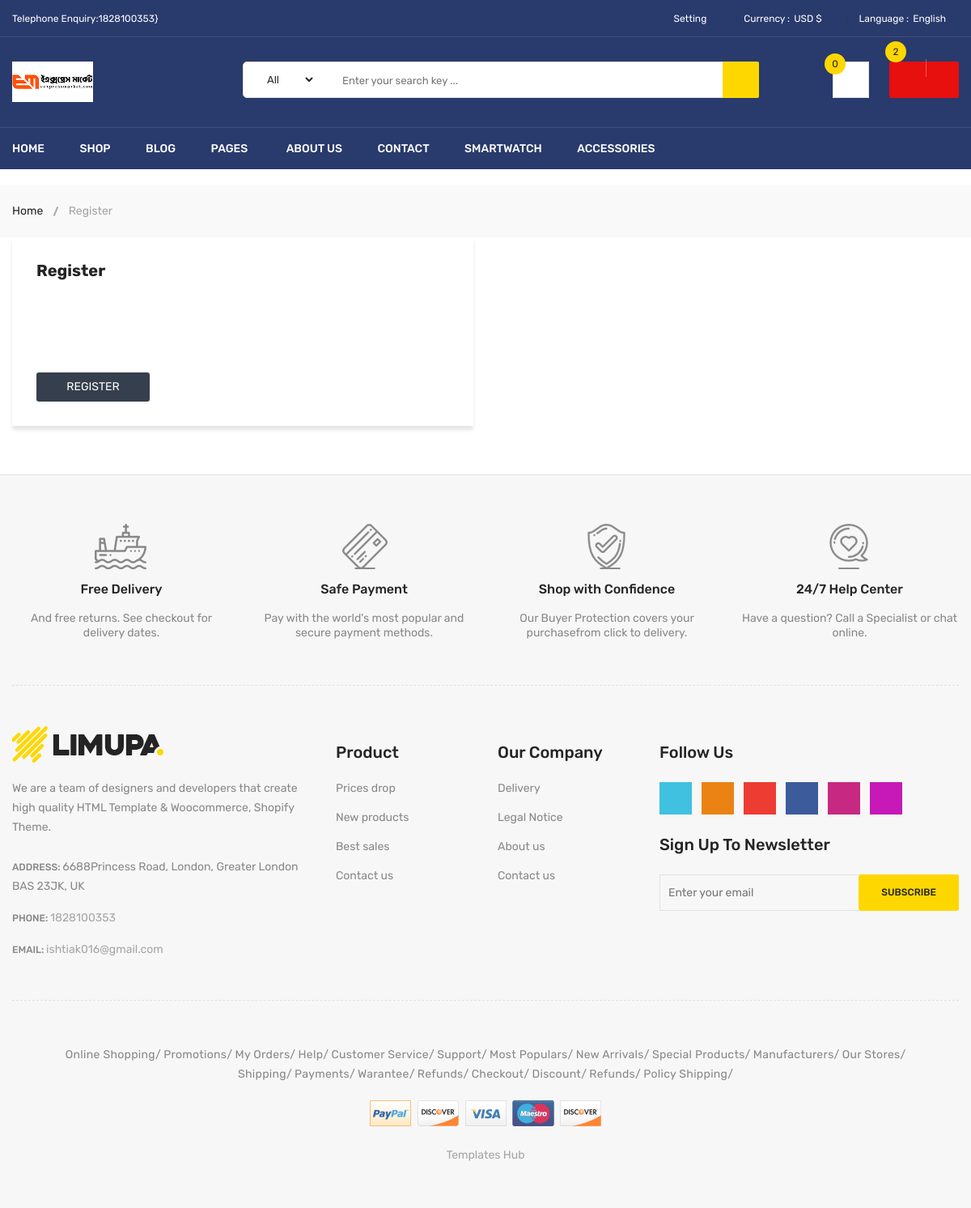
Page /registration/ on the committed database.
### EcomApp/models.py (models this page shows, shortened)
class Setting(models.Model):
    STATUS = (
        ('True', 'True'),
        ('False', 'False'),
    )
    title = models.CharField(max_length=200)
    keyword = models.CharField(max_length=200)
    description = models.TextField()
    address = models.CharField(max_length=200)
    phone = models.IntegerField()
    fax = models.CharField(blank=True, max_length=50)
    email = models.EmailField(blank=True, null=True, max_length=50)
    smptserver = models.CharField(max_length=100)
    smtpemail = models.EmailField(blank=True, null=True, max_length=50)
    smptpassword = models.CharField(blank=True, max_length=50)
    smptport = models.CharField(blank=True, max_length=100)
    icon = models.ImageField(blank=True, null=True, upload_to='icon/')
    facebook = models.CharField(blank=True, max_length=100)
    instagram = models.CharField(blank=True, max_length=100)
    address = models.TextField()
    contact = models.TextField()
    reference = models.TextField()
    status = models.CharField(max_length=50, choices=STATUS)
    created_at = models.DateTimeField(auto_now_add=True)
    updated_at = models.DateTimeField(auto_now=True)

### userApp/views.py (the view)
# urls.py: path('registration/',user_registration, name="user_registration"),
def user_registration(request):
    category = Category.objects.all()
    setting = Setting.objects.get(id=1)
    context={'setting': setting,'category': category}
    return render(request,'userregister.html',context)

### EcomApp/templates/userregister.html (shortened to what this page needs)
{%extends 'index.html'%}
{%load static%}
{% load crispy_forms_tags %}
      {% block header %}
      {% include "header.html" %}
      {% endblock header %}
            {% block anotherblock %}
              <div class="breadcrumb-area">
                            <div class="container">
                                <div class="breadcrumb-content">
                                    <ul>
                                        <li><a href="index.html">Home</a></li>
                                        <li class="active"> Register</li>
                                    </ul>
                                </div>
                            </div>
                        </div>
                        <div class="page-section mb-60">
                            <div class="container">
                                <div class="row">
                                            <div class="col-sm-12 col-md-12 col-lg-6 col-xs-12">
                                        <form  method="POST">
                                            <div class="login-form">
                                                <h4 class="login-title">Register</h4>
                                                <div class="row">
                                                       <div class="col-md-12 mb-20">
                                                    </div>
                                                    <div class="col-md-6 col-12 mb-20">
                                                    </div>
                                                    <div class="col-md-6 col-12 mb-20">
                                                    </div>
                                                    <div class="col-md-12 mb-20">
                                                    </div>
                                                    <div class="col-md-6 mb-20">
                                                    </div>
                                                    <div class="col-md-6 mb-20">
                                                    </div>
                                                    <div class="col-12">
                                                        <button class="register-button mt-0">Register</button>
                                                    </div>
                                                </div>
                                            </div>
                                        </form>
                                    </div>
                                </div>
                            </div>
                        </div>
{% endblock anotherblock %}
        {% block footer %}
          {% include "footer.html" %}
          {% endblock footer %}

### EcomApp/templates/header.html (shortened to what this page needs)
{%load static%}
    <header class="li-header-4">
        <div class="header-top">
            <div class="container">
                <div class="row">
                    <div class="col-lg-3 col-md-4">
                        <div class="header-top-left">
                            <ul class="phone-wrap">
                                <li><span>Telephone Enquiry:</span><a href="#">{{setting.phone}}}</a></li>
                            </ul>
                        </div>
                    </div>
                    <div class="col-lg-9 col-md-8">
                        <div class="header-top-right">
                            <ul class="ht-menu">
                                <li>
                                    <div class="ht-setting-trigger"><span>Setting</span></div>
                                </li>
                                <li>
                                    <span class="currency-selector-wrapper">Currency :</span>
                                    <div class="ht-currency-trigger"><span>USD $</span></div>
                                </li>
                                <li>
                                    <span class="language-selector-wrapper">Language :</span>
                                    <div class="ht-language-trigger"><span>English</span></div>
                                </li>
                            </ul>
                        </div>
                    </div>
                </div>
            </div>
        </div>
        <div class="header-middle pl-sm-0 pr-sm-0 pl-xs-0 pr-xs-0">
            <div class="container">
                <div class="row">
                    <div class="col-lg-3">
                        <div class="logo pb-sm-30 pb-xs-30">
                            <a href="{%url 'home'%}">
                                <img src="{{setting.icon.url}}" alt="">
                            </a>
                        </div>
                    </div>
                    <div class="col-lg-9 pl-0 ml-sm-15 ml-xs-15">
                        <form action="#" class="hm-searchbox">
                            <select class="nice-select select-search-category">
                                <option value="0">All</option>
                                {% load mptt_tags %}
                            </select>
                            <input type="text" placeholder="Enter your search key ...">
                            <button class="li-btn" type="submit"><i class="fa fa-search"></i></button>
                        </form>
                        <div class="header-middle-right">
                            <ul class="hm-menu">
                                <li class="hm-wishlist">
                                    <a href="wishlist.html">
                                        <span class="cart-item-count wishlist-item-count">0</span>
                                        <i class="fa fa-heart-o"></i>
                                    </a>
                                </li>
                                <li class="hm-minicart">
                                    <div class="hm-minicart-trigger">
                                        <span class="item-text">{{total_amount}}
                                            <span class="cart-item-count">2</span>
                                        </span>
                                    </div>
                                </li>
                            </ul>
                        </div>
                    </div>
                </div>
            </div>
        </div>
        <div class="header-bottom header-sticky d-none d-lg-block d-xl-block">
            <div class="container">
                <div class="row">
                    <div class="col-lg-12">
                        <div class="hb-menu">
                            <nav>
                                <ul>
                                    <li class="dropdown-holder"><a href="{%url 'home'%}">Home</a>
                                    </li>
                                    <li class="megamenu-holder"><a href="shop-left-sidebar.html">Shop</a>
                                    </li>
                                    <li class="dropdown-holder"><a href="blog-left-sidebar.html">Blog</a>
                                    </li>
                                    <li class="megamenu-static-holder"><a href="index.html">Pages</a>
                                    </li>
                                    <li><a href="about-us.html">About Us</a></li>
                                    <li><a href="contact.html">Contact</a></li>
                                    <li><a href="shop-left-sidebar.html">Smartwatch</a></li>
                                    <li><a href="shop-left-sidebar.html">Accessories</a></li>
                                </ul>
                            </nav>
                        </div>
                    </div>
                </div>
            </div>
        </div>
    </header>

### EcomApp/templates/footer.html (shortened to what this page needs)
{%load static%}
<div class="footer">
	<div class="footer-static-top">
		<div class="container">
			<div class="footer-shipping pt-60 pb-55 pb-xs-25">
				<div class="row">
					<div class="col-lg-3 col-md-6 col-sm-6 pb-sm-55 pb-xs-55">
						<div class="li-shipping-inner-box">
							<div class="shipping-icon">
								<img src="images/shipping-icon/1.png" alt="Shipping Icon" />
							</div>
							<div class="shipping-text">
								<h2>Free Delivery</h2>
								<p>And free returns. See checkout for delivery dates.</p>
							</div>
						</div>
					</div>
					<div class="col-lg-3 col-md-6 col-sm-6 pb-sm-55 pb-xs-55">
						<div class="li-shipping-inner-box">
							<div class="shipping-icon">
								<img src="images/shipping-icon/2.png" alt="Shipping Icon" />
							</div>
							<div class="shipping-text">
								<h2>Safe Payment</h2>
								<p>
									Pay with the world's most popular and secure payment methods.
								</p>
							</div>
						</div>
					</div>
					<div class="col-lg-3 col-md-6 col-sm-6 pb-xs-30">
						<div class="li-shipping-inner-box">
							<div class="shipping-icon">
								<img src="images/shipping-icon/3.png" alt="Shipping Icon" />
							</div>
							<div class="shipping-text">
								<h2>Shop with Confidence</h2>
								<p>
									Our Buyer Protection covers your purchasefrom click to
									delivery.
								</p>
							</div>
						</div>
					</div>
					<div class="col-lg-3 col-md-6 col-sm-6 pb-xs-30">
						<div class="li-shipping-inner-box">
							<div class="shipping-icon">
								<img src="images/shipping-icon/4.png" alt="Shipping Icon" />
							</div>
							<div class="shipping-text">
								<h2>24/7 Help Center</h2>
								<p>Have a question? Call a Specialist or chat online.</p>
							</div>
						</div>
					</div>
				</div>
			</div>
		</div>
	</div>
	<div class="footer-static-middle">
		<div class="container">
			<div class="footer-logo-wrap pt-50 pb-35">
				<div class="row">
					<div class="col-lg-4 col-md-6">
						<div class="footer-logo">
							<img src="images/menu/logo/1.jpg" alt="Footer Logo" />
							<p class="info">
								We are a team of designers and developers that create high
								quality HTML Template & Woocommerce, Shopify Theme.
							</p>
						</div>
						<ul class="des">
							<li>
								<span>Address: </span>
								6688Princess Road, London, Greater London BAS 23JK, UK
							</li>
							<li>
								<span>Phone: </span>
								<a href="#">{{setting.phone}}</a>
							</li>
							<li>
								<span>Email: </span>
								<a href="mailto://info@yourdomain.com">{{setting.email}}</a>
							</li>
						</ul>
					</div>
					<div class="col-lg-2 col-md-3 col-sm-6">
						<div class="footer-block">
							<h3 class="footer-block-title">Product</h3>
							<ul>
								<li><a href="#">Prices drop</a></li>
								<li><a href="#">New products</a></li>
								<li><a href="#">Best sales</a></li>
								<li><a href="#">Contact us</a></li>
							</ul>
						</div>
					</div>
					<div class="col-lg-2 col-md-3 col-sm-6">
						<div class="footer-block">
							<h3 class="footer-block-title">Our company</h3>
							<ul>
								<li><a href="#">Delivery</a></li>
								<li><a href="#">Legal Notice</a></li>
								<li><a href="#">About us</a></li>
								<li><a href="#">Contact us</a></li>
							</ul>
						</div>
					</div>
					<div class="col-lg-4">
						<div class="footer-block">
							<h3 class="footer-block-title">Follow Us</h3>
							<ul class="social-link">
								<li class="twitter">
									<a
										href="https://twitter.com/"
										data-toggle="tooltip"
										target="_blank"
										title="Twitter"
									>
										<i class="fa fa-twitter"></i>
									</a>
								</li>
								<li class="rss">
									<a
										href="https://rss.com/"
										data-toggle="tooltip"
										target="_blank"
										title="RSS"
									>
										<i class="fa fa-rss"></i>
									</a>
								</li>
								<li class="google-plus">
									<a
										href="https://www.plus.google.com/discover"
										data-toggle="tooltip"
										target="_blank"
										title="Google Plus"
									>
										<i class="fa fa-google-plus"></i>
									</a>
								</li>
								<li class="facebook">
									<a
										href="https://www.facebook.com/"
										data-toggle="tooltip"
										target="_blank"
										title="Facebook"
									>
										<i class="fa fa-facebook"></i>
									</a>
								</li>
								<li class="youtube">
									<a
										href="https://www.youtube.com/"
										data-toggle="tooltip"
										target="_blank"
										title="Youtube"
									>
										<i class="fa fa-youtube"></i>
									</a>
								</li>
								<li class="instagram">
									<a
										href="https://www.instagram.com/"
										data-toggle="tooltip"
										target="_blank"
										title="Instagram"
									>
										<i class="fa fa-instagram"></i>
									</a>
								</li>
							</ul>
						</div>
						<div class="footer-newsletter">
							<h4>Sign up to newsletter</h4>
							<form
								action="#"
								method="post"
								id="mc-embedded-subscribe-form"
								name="mc-embedded-subscribe-form"
								class="footer-subscribe-form validate"
								target="_blank"
								novalidate
							>
								<div id="mc_embed_signup_scroll">
									<div id="mc-form" class="mc-form subscribe-form form-group">
										<input
											id="mc-email"
											type="email"
											autocomplete="off"
											placeholder="Enter your email"
										/>
										<button class="btn" id="mc-submit">Subscribe</button>
									</div>
								</div>
							</form>
						</div>
					</div>
				</div>
			</div>
		</div>
	</div>
	<div class="footer-static-bottom pt-55 pb-55">
		<div class="container">
			<div class="row">
				<div class="col-lg-12">
					<div class="footer-links">
						<ul>
							<li><a href="#">Online Shopping</a></li>
							<li><a href="#">Promotions</a></li>
							<li><a href="#">My Orders</a></li>
							<li><a href="#">Help</a></li>
							<li><a href="#">Customer Service</a></li>
							<li><a href="#">Support</a></li>
							<li><a href="#">Most Populars</a></li>
							<li><a href="#">New Arrivals</a></li>
							<li><a href="#">Special Products</a></li>
							<li><a href="#">Manufacturers</a></li>
							<li><a href="#">Our Stores</a></li>
							<li><a href="#">Shipping</a></li>
							<li><a href="#">Payments</a></li>
							<li><a href="#">Warantee</a></li>
							<li><a href="#">Refunds</a></li>
							<li><a href="#">Checkout</a></li>
							<li><a href="#">Discount</a></li>
							<li><a href="#">Refunds</a></li>
							<li><a href="#">Policy Shipping</a></li>
						</ul>
					</div>
					<div class="copyright text-center">
						<a href="#">
							<img src="images/payment/1.png" alt="" />
						</a>
					</div>
					<div class="copyright text-center pt-25">
						<span
							><a target="_blank" href="https://www.templateshub.net"
								>Templates Hub</a
							></span
						>
					</div>
				</div>
			</div>
		</div>
	</div>
</div>

### static/css/responsive.css (style rules this page uses)
@media (min-width: 1200px) and (max-width: 1500px) { .container { max-width: 1170px; padding-left: 0; padding-right: 0; } }

### rows in the picture
Setting: phone "1828100353", icon (picture), email "ishtiak016@gmail.com"
